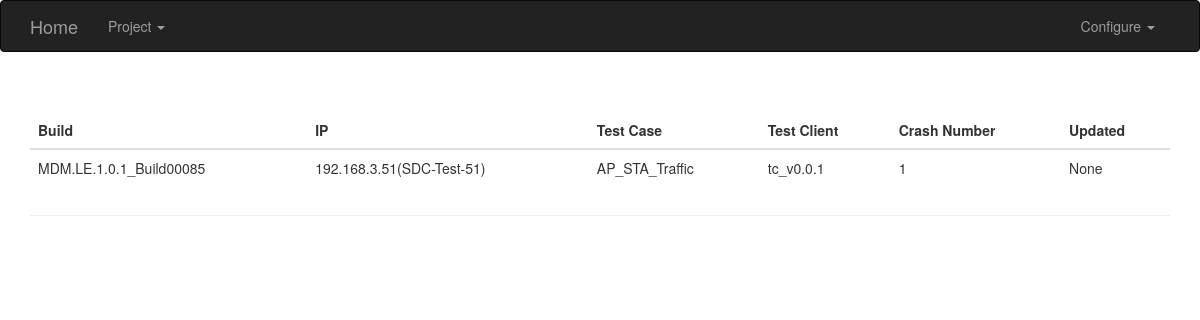
The page /project/tbd?project_name=MDM.LE.1.0.1&build_version=MDM.LE.1.0.1_Build00085 on the database its author committed.
### TBD.py (models this page shows, shortened)
class TD(db.Model):
    __tablename__ = 'td'
    id = db.Column(db.Integer, primary_key=True)
    project_id = db.Column(db.Integer, db.ForeignKey('projects.id'))
    host_id = db.Column(db.Integer, db.ForeignKey('hosts.id'))
    build_id = db.Column(db.Integer, db.ForeignKey('builds.id'))
    tc_name = db.Column(db.String(64), nullable=False)
    __table_args__ = (
        db.UniqueConstraint(host_id, build_id, tc_name, name='unique_tc_build_and_host'),
    )
    test_client = db.Column(db.String(64), nullable=False)
    crash_num = db.Column(db.Integer, default=0)
    ta_name = db.Column(db.String(64), nullable=True)
    tc_result = db.Column(db.Boolean, nullable=True)
    ta_result = db.Column(db.Boolean, nullable=True)
    update_time = db.Column(db.DateTime, nullable=True)

class Build(db.Model):
    __tablename__ = 'builds'
    id = db.Column(db.Integer, primary_key=True)
    version = db.Column(db.TEXT, unique=True)
    name = db.Column(db.String(64), nullable=False)
    meta_path = db.Column(db.TEXT, nullable=False)
    crash_path = db.Column(db.TEXT, nullable=False)
    is_crm = db.Column(db.Boolean, nullable=True)
    td = db.relationship(TD, backref='build')

class Host(db.Model):
    __tablename__ = 'hosts'
    id = db.Column(db.Integer, primary_key=True)
    name = db.Column(db.String(64), unique=True)
    ip_addr = db.Column(db.String(64), nullable=False)
    td = db.relationship(TD, backref='host')

### TBD.py (the view)
@app.route('/project/tbd', methods=['GET'])
def project_tbd():
    project = Project.query.order_by(Project.name).all()
    project_name = request.args.get('project_name', None)
    build_version = request.args.get('build_version', None)
    log.debug("Query TBD for project {} and build {}!".format(project_name, build_version))
    if build_version:
        tbd = TD.query.join(TD.host).join(TD.project).join(TD.build).filter(Project.name==project_name, Build.version==build_version).order_by(Host.ip_addr).all()
    else:
        tbd = TD.query.join(TD.host).join(TD.project).filter(Project.name==project_name).order_by(Host.ip_addr).all()
    return render_template('project_tbd.html', project=project, project_name=project_name, tbd=tbd)

### templates/project_tbd.html (shortened to what this page needs)
{% extends "base.html" %}
{% block content %}
<div class="container">
    <div class="page-header">
        <table class="table">
            <thead>
                <th>Build</th>
                <th>IP</th>
                <th>Test Case</th>
                <th>Test Client</th>
                <th>Crash Number</th>
                <th>Updated</th
            </thead>
            <tbody>
                {% for td in tbd %}
                <tr>
                    <td>{{ td.build.version }}</td>
                    <td>{{ td.host.ip_addr }}({{ td.host.name }})</td>
                    <td>{{ td.tc_name }}</td>
                    <td>{{ td.test_client }}</td>
                    <td>{{ td.crash_num }}</td>
                    <td>{{ td.update_time.strftime('%Y-%m-%d %H:%M:%S') if td.update_time else None }}</td>
                </tr>
                {% endfor %}
            </tbody>
        </table>
    </div>
</div>
{% endblock %}7

### rows shown on the page
TD: build.version "MDM.LE.1.0.1_Build00085", host.ip_addr "192.168.3.51", host.name "SDC-Test-51", tc_name "AP_STA_Traffic", test_client "tc_v0.0.1", crash_num "1", update_time "None"
